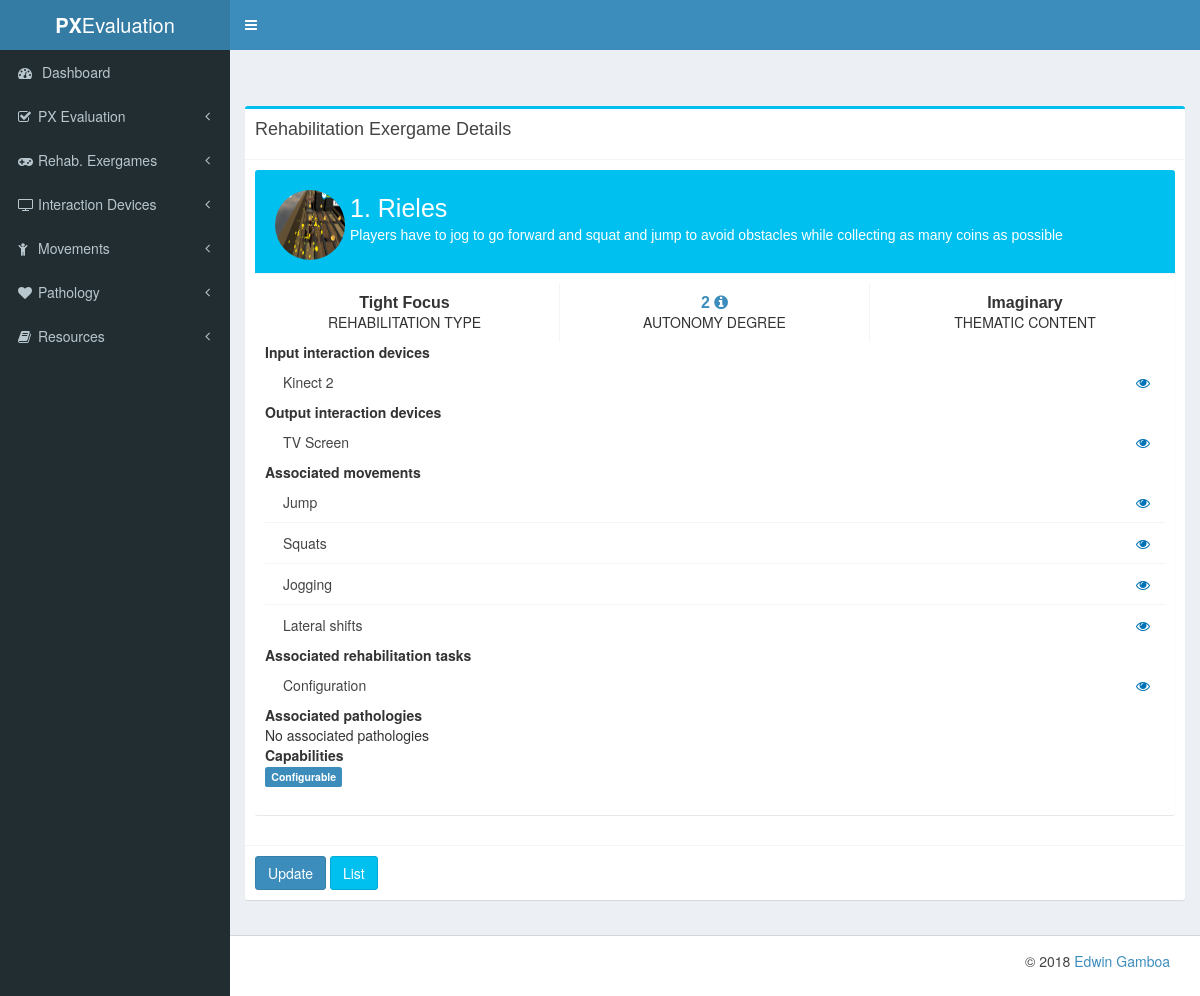
The page /rehab_exergames/1 on the database its author committed.
### rehab_exergames/models.py (models this page shows, shortened)
class Game(models.Model):
    name = models.CharField(max_length=140)
    description = models.TextField()
    image = models.ImageField(upload_to=get_image_path, blank=True, null=True)
    status = models.PositiveIntegerField(
        default=Constants.ACTIVE,
        choices=Constants.GAME_STATUS
    )
    input_interaction_devices = models.ManyToManyField(InteractionDevice, related_name="input_devices")
    output_interaction_devices = models.ManyToManyField(InteractionDevice, related_name="output_devices")
    @property
    def image_url(self):
        if self.image:
            return self.image.url
        else:
            return ""

class Exergame (Game):
    thematic_content = models.PositiveIntegerField(
        choices=Constants.THEMATIC_CONTENT
    )
    associated_movements = models.ManyToManyField(Movement)
    configurable = models.BooleanField()
    provide_performance_assessment = models.BooleanField()

class RehabilitationExergame (Exergame):
    rehabilitation_type = models.CharField(
        max_length=20,
        choices=Constants.REHABILITATION_TYPE
    )
    autonomy_degree = models.CharField(
        max_length=20,
        choices=Constants.AUTONOMY_DEGREE
    )
    associated_pathologies = models.ManyToManyField(Pathology, blank=True)
    assisted_rehabilitation_tasks = models.ManyToManyField(RehabilitationTask)

class Exergame (Game):
    thematic_content = models.PositiveIntegerField(
        choices=Constants.THEMATIC_CONTENT
    )
    associated_movements = models.ManyToManyField(Movement)
    configurable = models.BooleanField()
    provide_performance_assessment = models.BooleanField()

class RehabilitationTask (models.Model):
    name = models.CharField(max_length=140)
    description = models.TextField()

### interaction_devices/models.py (models this page shows, shortened)
class InteractionDevice(models.Model):
    name = models.CharField(max_length=140)
    description = models.TextField()
    device_technology = models.ForeignKey(DeviceTechnology,blank=True, null=True)
    type = models.PositiveIntegerField(
        choices=Constants.DEVICE_TYPE
    )

### movements/models.py (models this page shows, shortened)
class Movement (models.Model):
    name = models.CharField(max_length=140)
    description = models.TextField()
    configuration_parameters = models.ManyToManyField(ConfigurationParameter, blank=True)

### rehab_exergames/views.py (the view)
# urls.py: url(r'^(?P<pk>\d+)$', RehabilitationExergameDetail.as_view(), name='detail'),
class RehabilitationExergameDetail(DetailView):
    model = RehabilitationExergame

### templates/rehab_exergames/rehabilitationexergame_detail.html (shortened to what this page needs)
{% extends "detail_base.html" %}
{% load staticfiles %}
{% block card_title %}Rehabilitation Exergame Details{% endblock %}
{% block card_content %}
<div class="box box-widget widget-user-2">
    <div class="widget-user-header bg-aqua">
        <div class="widget-user-image">
            {% if object.image %}
            <img class="img-circle img-rehab-eg" src="{{ object.image_url }}" alt="{{ object.name }} rehabilitation exergame image">
            {% endif %}
        </div>
        <h3 class="widget-user-username">{{ object.id }}. {{ object.name }}</h3>
        <h5 class="widget-user-desc">{{ object.description }}</h5>
    </div>
    <div class="box-footer">
        <div class="row">
            <div class="col-sm-4 border-right">
                <div class="description-block">
                    <h5 class="description-header">{{ object.get_rehabilitation_type_display }}</h5>
                    <span class="description-text">Rehabilitation Type</span>
                </div>
            </div>
            <div class="col-sm-4 border-right">
                <div class="description-block">
                    <h5 class="description-header"><a href="#" data-toggle="tooltip"  title="{{ object.get_autonomy_degree_display }}">{{ object.get_autonomy_degree_display|slice:":1" }} <i class="fa fa-info-circle"></i></a></h5>
                    <span class="description-text">Autonomy degree</span>
                </div>
            </div>
            <div class="col-sm-4">
                <div class="description-block">
                    <h5 class="description-header">{{ object.get_thematic_content_display }}</h5>
                    <span class="description-text">Thematic content</span>
                </div>
            </div>
        </div>
        <div class="row">
            <dl class="col-md-12">
                <dt>Input interaction devices</dt>
                <dd>
                    <ul class="nav nav-pills nav-stacked">
                        {% for input_dev in object.input_interaction_devices.all %}
                        <li><a href="{% url 'interaction_device:detail_tech' input_dev.id %}">{{ input_dev.name }}<span class="pull-right text-blue"><i class="fa fa-eye"></i></span></a></li>
                        {% empty %}
                        No associated input devices
                        {% endfor %}
                    </ul>
                </dd>
                <dt>Output interaction devices</dt>
                <dd>
                    <ul class="nav nav-pills nav-stacked">
                        {% for output_dev in object.output_interaction_devices.all %}
                        <li><a href="{% url 'interaction_device:detail_tech' output_dev.id %}">{{ output_dev.name }}<span class="pull-right text-blue"><i class="fa fa-eye"></i></span></a></li>
                        {% empty %}
                        No associated output devices
                        {% endfor %}
                    </ul>
                </dd>
                <dt>Associated movements</dt>
                <dd>
                    <ul class="nav nav-pills nav-stacked">
                        {% for movement in object.associated_movements.all %}
                        <li><a href="{% url 'movements:detail' movement.id %}">{{ movement.name }}<span class="pull-right text-blue"><i class="fa fa-eye"></i></span></a></li>
                        {% empty %}
                        No associated movements
                        {% endfor %}
                    </ul>
                </dd>
                <dt>Associated rehabilitation tasks</dt>
                <dd>
                    <ul class="nav nav-pills nav-stacked">
                        {% for task in object.assisted_rehabilitation_tasks.all %}
                        <li><a href="{% url 'rehab_exergames:detail_task' task.id %}">{{ task.name }}<span class="pull-right text-blue"><i class="fa fa-eye"></i></span></a></li>
                        {% empty %}
                        No associated tasks
                        {% endfor %}
                    </ul>
                </dd>
                <dt>Associated pathologies</dt>
                <dd>
                    <ul class="nav nav-pills nav-stacked">
                        {% for pathology in object.associated_pathologies.all %}
                        <li><a href="{% url 'pathologies:detail' pathology.id %}">{{ pathology.name }}<span class="pull-right text-blue"><i class="fa fa-eye"></i></span></a></li>
                        {% empty %}
                        No associated pathologies
                        {% endfor %}
                    </ul>
                </dd>
                <dt>Capabilities</dt>
                <dd>
                    {% if object.configurable %}
                    <span class="label label-primary">Configurable</span>
                    {% endif %}
                </dd>
            </dl>
        </div>
    </div>
</div>
{% endblock %}
{% block update_url %} {% url 'rehab_exergames:update' object.id %} {% endblock %}
{% block list_url %} {% url 'rehab_exergames:list' %} {% endblock %}

### static/css/own_style.css (style rules this page uses)
.img-rehab-eg { height: 70px !important; width: 70px !important; }

### rows shown on the page
Game: image_url (picture), id "1", name "Rieles", description "Players have to jog to go forward and squat and jump to avoid obstacles while collecting as many coins as possible"
RehabilitationExergame: rehabilitation_type "Tight Focus", autonomy_degree "2", thematic_content "Imaginary"
InteractionDevice: name "Kinect 2"
InteractionDevice: name "TV Screen"
Movement: name "Jump"
Movement: name "Squats"
Movement: name "Jogging"
Movement: name "Lateral shifts"
RehabilitationTask: name "Configuration"
